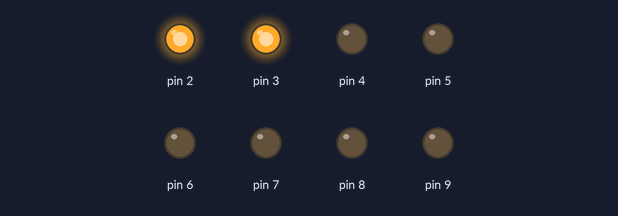
Simulated run of this sketch. Board: Arduino Uno, built with avr-gcc and run on an emulated ATmega328P. On the bench: output pins drawn as LEDs (lit = HIGH).

Above: at 0.05 s.
At 0.25 s:
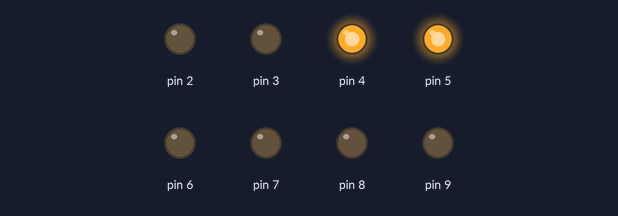
At 0.45 s:
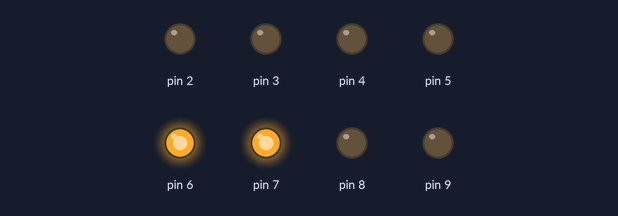
At 0.85 s:
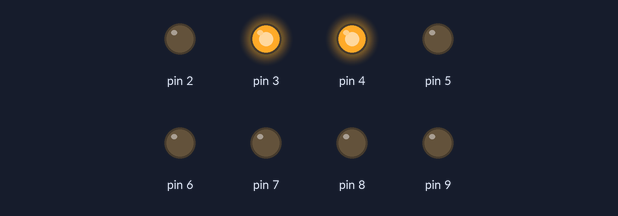
At 1.25 s:
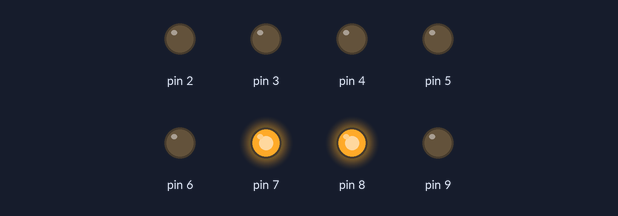
At 2.75 s:
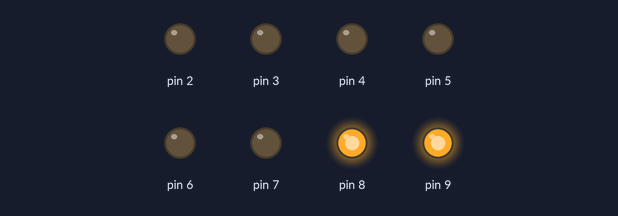
Timing chart, 0 to 3.0 s (numbered marks = the images above):
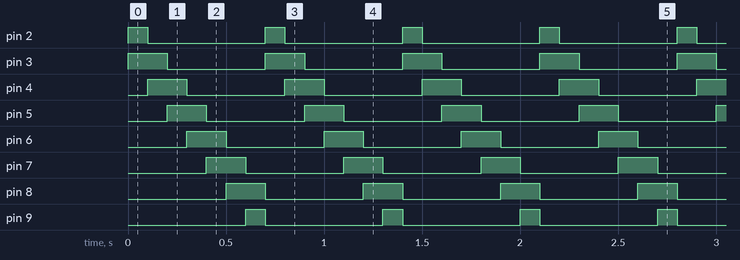

Measured:
- by itself, pin 2, pin 9: alternates HIGH for 0.10 s and LOW for 0.60 s
- by itself, pin 3–8: alternates HIGH for 0.20 s and LOW for 0.50 s
- by itself, everything shown: repeats every 0.70 s, in 7 steps

The sketch:

MC_Praktikum_1_kls46_9April2026_2.ino
```cpp
void setup() {
  for (int i = 2; i <= 9; i++) {
    pinMode(i, OUTPUT);
  }
}
void loop() {
  int d = 100;
  digitalWrite(2, HIGH);
  digitalWrite(3, HIGH);
  for (int i = 4; i <= 9; i++) {
    digitalWrite(i, LOW);
  }
  delay(d);
  digitalWrite(2, LOW);
  digitalWrite(3, HIGH);
  digitalWrite(4, HIGH);
  for (int i = 5; i <= 9; i++) {
    digitalWrite(i, LOW);
  }
  delay(d);
  digitalWrite(3, LOW);
  digitalWrite(4, HIGH);
  digitalWrite(5, HIGH);
  for (int i = 6; i <= 9; i++) {
    digitalWrite(i, LOW);
  }
  delay(d);
  digitalWrite(4, LOW);
  digitalWrite(5, HIGH);
  digitalWrite(6, HIGH);
  for (int i = 7; i <= 9; i++) {
    digitalWrite(i, LOW);
  }
  delay(d);
  digitalWrite(5, LOW);
  digitalWrite(6, HIGH);
  digitalWrite(7, HIGH);
  for (int i = 8; i <= 9; i++) {
    digitalWrite(i, LOW);
  }
  delay(d);
  digitalWrite(6, LOW);
  digitalWrite(7, HIGH);
  digitalWrite(8, HIGH);
  for (int i = 9; i <= 9; i++) {
    digitalWrite(i, LOW);
  }
  delay(d);
  digitalWrite(7, LOW);
  digitalWrite(8, HIGH);
  digitalWrite(9, HIGH);
  delay(d);
}
```
